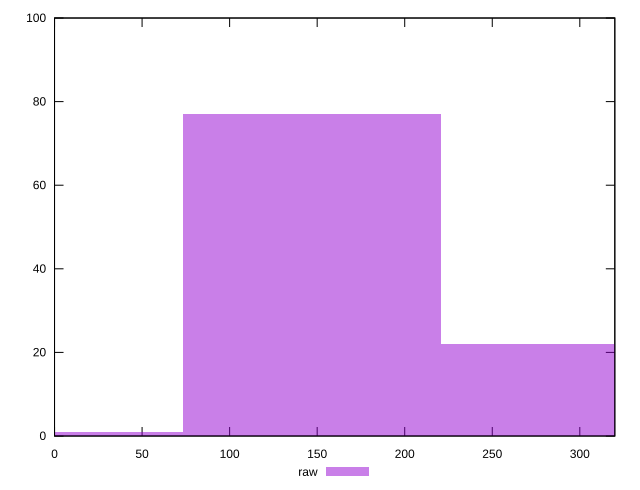

Generate this figure with gnuplot:
reset

$raw <<EOF
147.02015955316244 77
294.0403191063249 22
0 1
EOF

set key outside below
set boxwidth 147.02015955316244
set xrange [0:320]
set yrange [0:100]
set trange [0:100]
set style fill transparent solid 0.5 noborder
set terminal svg size 640, 490 enhanced background rgb 'white'
set output "report_00018_2021-02-10T15-25-16.877Z/offscreen-images/samples/pages+cached/raw/histogram.svg"

plot $raw title "raw" with boxes

reset
